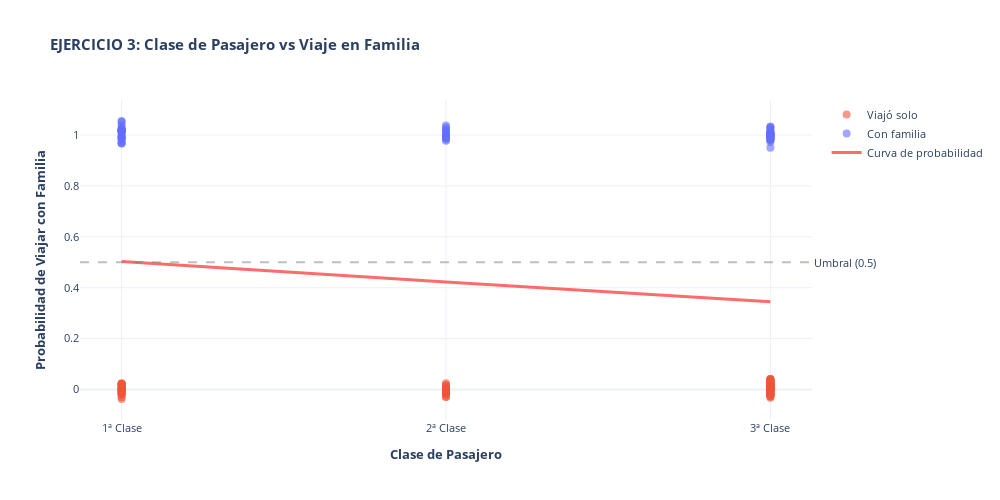

Here is the notebook cell this chart was saved with:
### Code cell
# Visualizar
x_range_ej3 = np.array([1, 2, 3]).reshape(-1, 1)
y_proba_ej3 = modelo_ej3.predict_proba(x_range_ej3)[:, 1]

fig = go.Figure()

# Puntos: Viajó solo
fig.add_trace(go.Scatter(
    x=X_test_ej3[y_test_ej3 == 0].values.flatten(),
    y=y_test_ej3[y_test_ej3 == 0] + np.random.normal(0, 0.02, sum(y_test_ej3 == 0)),
    mode='markers',
    name='Viajó solo',
    marker=dict(size=8, color='#EF553B', opacity=0.6),
    hovertemplate='<b>Clase:</b> %{x}<br><b>Con familia:</b> No<extra></extra>'
))

# Puntos: Con familia
fig.add_trace(go.Scatter(
    x=X_test_ej3[y_test_ej3 == 1].values.flatten(),
    y=y_test_ej3[y_test_ej3 == 1] + np.random.normal(0, 0.02, sum(y_test_ej3 == 1)),
    mode='markers',
    name='Con familia',
    marker=dict(size=8, color='#636EFA', opacity=0.6),
    hovertemplate='<b>Clase:</b> %{x}<br><b>Con familia:</b> Sí<extra></extra>'
))

# Curva de probabilidad
fig.add_trace(go.Scatter(
    x=x_range_ej3.flatten(),
    y=y_proba_ej3,
    mode='lines',
    name='Curva de probabilidad',
    line=dict(color='#FF6B6B', width=3),
    hovertemplate='<b>Clase:</b> %{x}<br><b>Prob. Con familia:</b> %{y:.2%}<extra></extra>'
))

# Línea de umbral (0.5)
fig.add_hline(y=0.5, line_dash='dash', line_color='gray', opacity=0.5,
              annotation_text='Umbral (0.5)', annotation_position='right')

fig.update_layout(
    title='<b>EJERCICIO 3: Clase de Pasajero vs Viaje en Familia</b>',
    xaxis_title='<b>Clase de Pasajero</b>',
    yaxis_title='<b>Probabilidad de Viajar con Familia</b>',
    xaxis=dict(tickvals=[1, 2, 3], ticktext=['1ª Clase', '2ª Clase', '3ª Clase']),
    hovermode='closest',
    template='plotly_white',
    height=500,
    width=1000,
    font=dict(size=11)
)

fig.show()

print("✓ Gráfico generado")

### Figure 1 — Plotly figure (JSON) as saved in the notebook; plotly's stock layout.template omitted (floating-point values rounded to 4 significant figures)
{"data": [{"hovertemplate": "<b>Clase:</b> %{x}<br><b>Con familia:</b> No<extra></extra>", "marker": {"color": "#EF553B", "opacity": 0.6, "size": 8}, "mode": "markers", "name": "Viajó solo", "type": "scatter", "x": [2, 3, 1, 3, 3, 3, 3, 2, 3, 2, 1, 3, 1, 3, 3, 1, 2, 3, 3, 3, 1, 3, 3, 1, 3, 1, 3, 3, 3, 3, 3, 3, 3, 2, 2, 3, 3, 1, 3, 2, 2, 3, 1, 3, 3, 2, 2, 3, 1, 1, 1, 1, 3, 1, 3, 3, 3, 3, 2, 3, 1, 3, 3, 3, 1, 3, 1, 3, 1, 1, 3, 1, 2, 1, 3, 1, 1, 1, 3, 3, 2, 3, 1, 3, 3, 3, 2, 2, 2, 3, 3, 3, 3, 3, 3, 3, 3, 3, 1, 2, 3, 2, 3, 3, 1, 3, 3, 2], "y": [0.005897, -0.01703, 0.002501, -0.01332, -0.02323, -0.002505, 0.006246, -0.01014, -0.01754, 0.002149, 0.009288, 0.01954, -0.031, 0.03041, -0.003102, -0.004097, -0.02949, 0.006202, 0.02988, -0.0003367, 0.0008415, -0.001629, 0.02763, -0.01989, 0.03596, -0.0001613, -0.001819, 0.02513, 0.006982, 0.003241, 0.01893, 0.007197, -0.01895, -0.01742, -0.01151, -0.03265, 0.008473, 0.01975, 0.0195, -0.01544, -0.00847, 0.03868, 0.002973, 0.04095, -0.01091, -0.003541, -0.007734, 0.005869, -0.009846, 0.01836, -0.01574, -0.000924, -0.007786, 0.01303, 0.03985, -0.005728, 0.01428, 0.01583, -0.02828, 0.00307, -0.01466, -0.02635, 0.004319, 0.0125, 0.008713, 0.01212, -0.01619, -0.01462, 0.02054, 0.0242, 0.01315, 0.0103, 0.01479, -0.003503, -0.01807, -0.008827, -0.0203, -0.002725, 0.01172, 0.02333, 0.01063, -0.01727, -0.03761, 0.004403, 0.0198, 0.02247, 0.02395, -0.02021, 0.002481, 0.03397, 0.01254, 0.01795, -0.001813, 0.006094, 0.00736, 0.0315, -0.02236, -0.02089, 0.02207, 0.0171, 0.02982, -0.002737, -0.02093, -0.00122, 0.02227, -0.02809, 0.04145, -0.009039]}, {"hovertemplate": "<b>Clase:</b> %{x}<br><b>Con familia:</b> Sí<extra></extra>", "marker": {"color": "#636EFA", "opacity": 0.6, "size": 8}, "mode": "markers", "name": "Con familia", "type": "scatter", "x": [3, 2, 3, 3, 1, 1, 3, 1, 1, 3, 3, 3, 3, 2, 3, 3, 3, 1, 3, 1, 3, 1, 1, 1, 2, 2, 3, 1, 2, 1, 1, 3, 1, 3, 3, 1, 1, 3, 3, 1, 1, 3, 2, 1, 1, 2, 3, 2, 1, 2, 3, 3, 1, 3, 3, 2, 2, 3, 2, 1, 3, 2, 3, 1, 1, 1, 1, 2, 3, 3, 3], "y": [0.9939, 0.9902, 0.9981, 0.9808, 1.02, 0.9701, 1.007, 0.9865, 1.039, 0.9982, 1.005, 1.021, 0.9949, 0.9996, 0.9821, 0.99, 0.9811, 1.019, 0.9975, 1.032, 1.034, 1.016, 1.019, 1.023, 1.012, 0.9944, 0.9928, 0.9952, 1.012, 0.9866, 1.055, 1.0, 0.9666, 1.008, 0.9732, 1.016, 0.9905, 0.9872, 1.03, 1.018, 0.9907, 1.03, 0.9773, 1.004, 1.016, 1.037, 0.9858, 0.9939, 1.023, 1.001, 1.004, 0.9887, 1.014, 1.008, 0.9881, 1.019, 0.9822, 1.015, 0.9882, 1.009, 1.013, 1.03, 1.007, 1.052, 0.9939, 0.9683, 0.9783, 1.022, 0.9505, 1.007, 0.9969]}, {"hovertemplate": "<b>Clase:</b> %{x}<br><b>Prob. Con familia:</b> %{y:.2%}<extra></extra>", "line": {"color": "#FF6B6B", "width": 3}, "mode": "lines", "name": "Curva de probabilidad", "type": "scatter", "x": [1, 2, 3], "y": [0.503, 0.422, 0.345]}], "layout": {"annotations": [{"showarrow": false, "text": "Umbral (0.5)", "x": 1, "xanchor": "left", "xref": "x domain", "y": 0.5, "yanchor": "middle", "yref": "y"}], "font": {"size": 11}, "height": 500, "hovermode": "closest", "shapes": [{"line": {"color": "gray", "dash": "dash"}, "opacity": 0.5, "type": "line", "x0": 0, "x1": 1, "xref": "x domain", "y0": 0.5, "y1": 0.5, "yref": "y"}], "title": {"text": "<b>EJERCICIO 3: Clase de Pasajero vs Viaje en Familia</b>"}, "width": 1000, "xaxis": {"ticktext": ["1ª Clase", "2ª Clase", "3ª Clase"], "tickvals": [1, 2, 3], "title": {"text": "<b>Clase de Pasajero</b>"}}, "yaxis": {"title": {"text": "<b>Probabilidad de Viajar con Familia</b>"}}}}
